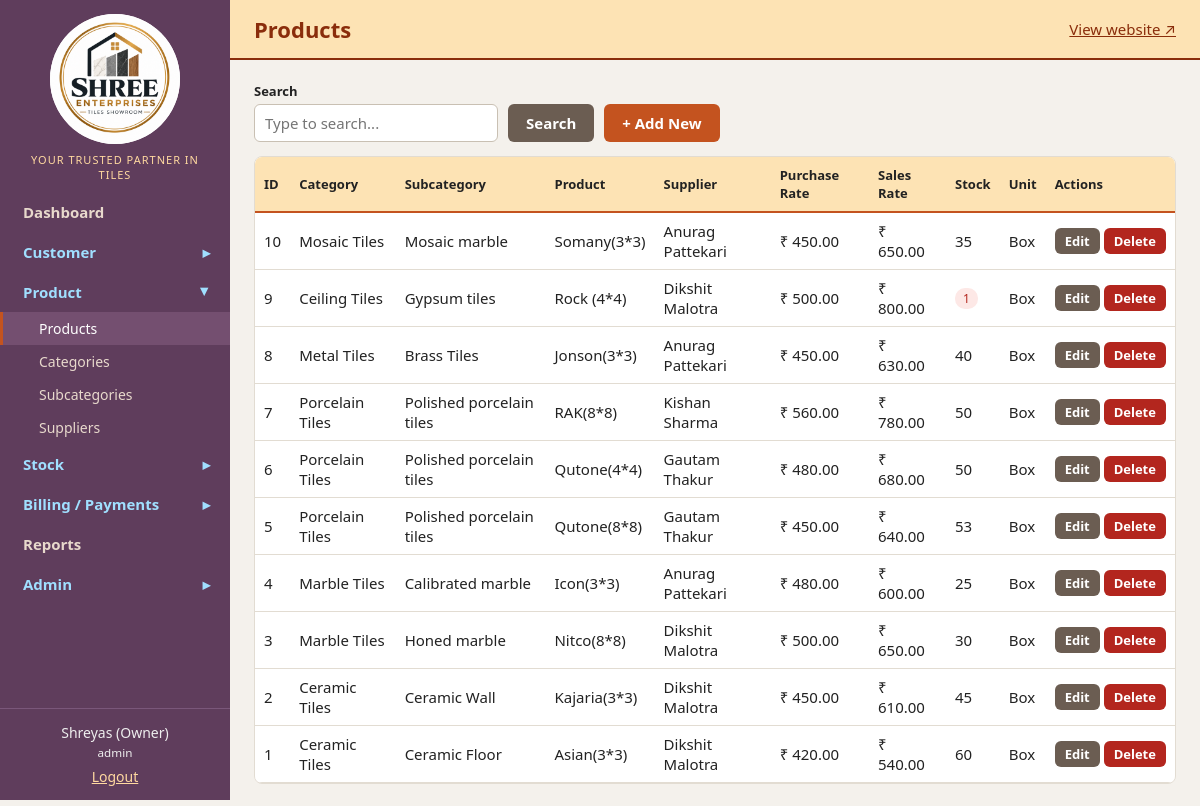
The app's page /ShreeEnterprises/master.php?m=products (signed in) with its own data.
### tables this page shows
CREATE TABLE products (
  id INT AUTO_INCREMENT PRIMARY KEY,
  category_id INT NOT NULL,
  subcategory_id INT NOT NULL,
  supplier_id INT NOT NULL,
  name VARCHAR(80) NOT NULL,
  added_date DATE NOT NULL,
  purchase_rate DECIMAL(12,2) NOT NULL,
  sales_rate DECIMAL(12,2) NOT NULL,
  stock_qty INT NOT NULL DEFAULT 0,
  unit VARCHAR(20) NOT NULL DEFAULT 'Box',
  UNIQUE KEY uq_prod (subcategory_id, name),
  CONSTRAINT fk_p_cat FOREIGN KEY (category_id) REFERENCES categories(id),
  CONSTRAINT fk_p_sub FOREIGN KEY (subcategory_id) REFERENCES subcategories(id),
  CONSTRAINT fk_p_sup FOREIGN KEY (supplier_id) REFERENCES suppliers(id)
);

CREATE TABLE categories (
  id INT AUTO_INCREMENT PRIMARY KEY,
  name VARCHAR(50) NOT NULL UNIQUE
);

CREATE TABLE subcategories (
  id INT AUTO_INCREMENT PRIMARY KEY,
  category_id INT NOT NULL,
  name VARCHAR(50) NOT NULL,
  UNIQUE KEY uq_sub (category_id, name),
  CONSTRAINT fk_sub_cat FOREIGN KEY (category_id) REFERENCES categories(id)
);

CREATE TABLE suppliers (
  id INT AUTO_INCREMENT PRIMARY KEY,
  name VARCHAR(80) NOT NULL,
  tie_up_date DATE NOT NULL,
  mobile VARCHAR(15) NOT NULL,
  alt_mobile VARCHAR(15) NULL,
  email VARCHAR(80) NULL,
  aadhar_no VARCHAR(12) NULL,
  pan_no VARCHAR(10) NULL,
  address VARCHAR(255) NULL,
  note VARCHAR(150) NULL,
  created_at TIMESTAMP DEFAULT CURRENT_TIMESTAMP
);

### ShreeEnterprises/includes/functions.php (called while the page is built, shortened)
<?php
class DbStmt {
    private $res;
    public function __construct($res) { $this->res = $res; }
    public function fetchAll(): array { return $this->res ? $this->res->fetch_all(MYSQLI_ASSOC) : []; }
}
class Db {
    public function __construct(mysqli $c) { $this->c = $c; }
}
function db(): Db {
    static $db = null;
    if ($db === null) {
        try {
            $c = new mysqli(DB_HOST, DB_USER, DB_PASS, DB_NAME);
            $c->set_charset('utf8mb4');
            $db = new Db($c);
        } catch (mysqli_sql_exception $e) {
            http_response_code(500);
            $code = (int)$e->getCode();
            $hint = $code === 1049 ? 'The database "' . DB_NAME . '" does not exist yet: import database/shree_enterprises.sql in phpMyAdmin.'
                  : ($code === 1045 ? 'Wrong DB_USER / DB_PASS in config.php.'
                  : 'Is MySQL running in the XAMPP Control Panel? Check DB_HOST in config.php.');
            die('<div style="font-family:sans-serif;max-width:640px;margin:40px auto"><h3>Database connection failed</h3><p>' . $hint .
                '</p><p style="font-size:13px">Config file in use: <code>' . htmlspecialchars(realpath(__DIR__ . '/../config.php')) . '</code><br>User: <code>' .
                htmlspecialchars(DB_USER) . '</code> · Password set in config: <b>' . (DB_PASS === '' ? 'NO (empty)' : 'yes (' . strlen(DB_PASS) . ' characters)') .
                '</b></p><p style="color:#777;font-size:13px">Technical detail: ' . htmlspecialchars($e->getMessage()) . '</p></div>');
        }
    }
    return $db;
}
function q(string $sql, array $params = []): DbStmt {
    try {
        $st = db()->c->prepare($sql);
        $st->execute();
        $res = $st->get_result();
        return new DbStmt($res ?: null);
    } catch (mysqli_sql_exception $e) {
        throw db_error($e);
    }
}
function rows(string $sql, array $p = []): array { return q($sql, $p)->fetchAll(); }
function e($s): string { return htmlspecialchars((string)$s, ENT_QUOTES, 'UTF-8'); }
function money($n): string { return '₹ ' . number_format((float)$n, 2); }
function user(): ?array { return $_SESSION['user'] ?? null; }
function is_admin(): bool { return (user()['role'] ?? '') === 'admin'; }

### ShreeEnterprises/master.php (the view, shortened to what this page needs)
<?php
require_once __DIR__ . '/includes/functions.php';
require_once __DIR__ . '/includes/masters.php';
$m = $_GET['m'] ?? '';
$cfg = $MASTERS[$m];
$T = $cfg['table'];
$fields = $cfg['fields'];
$editId = (int)($_GET['id'] ?? 0);
$adding = isset($_GET['add']);
require __DIR__ . '/includes/header.php';
if ($adding || $editId):
    $rec = $editId ? row("SELECT * FROM `$T` WHERE id = ?", [$editId]) : [];
    if ($editId && !$rec) { echo '<div class="card">Record not found.</div>'; require __DIR__ . '/includes/footer.php'; exit; }
    $old = $_SESSION['old'] ?? null; unset($_SESSION['old']);
    if ($old) $rec = array_merge($rec ?: [], $old);
    if (!$editId && in_array($m, ['customers', 'vendors'], true) && empty($rec['reg_date'])) $rec['reg_date'] = date('Y-m-d');
    foreach (['added_date', 'tie_up_date', 'joining_date'] as $dc) if (!$editId && empty($rec[$dc])) $rec[$dc] = date('Y-m-d');
    if (!$editId && $m === 'products') { $rec += ['unit' => 'Box', 'stock_qty' => 0]; }
?>
<div class="card">
<h3><?= $editId ? 'Edit' : 'Add' ?> <?= e(rtrim($cfg['title'], 's')) ?><?= $editId ? ' #' . $editId : '' ?></h3>
<form method="post" class="form">
  <?= csrf_field() ?><input type="hidden" name="id" value="<?= $editId ?>">
  <?php foreach ($fields as $f):
      [$col, $label, $type, $req] = $f; $x = $f[4] ?? [];
      $v = $rec[$col] ?? '';
      if ($m === 'users' && $col === 'password') $v = '';
      $ro = ($editId && !is_admin() && (!empty($x['admin_edit']) || !empty($x['admin'])));
      if (!empty($x['admin']) && !is_admin() && !$editId) $ro = false;
      if (!empty($x['admin']) && !is_admin()) {
          if (!$editId) { echo '<input type="hidden" name="' . $col . '" value="0">'; }
          continue;
      }
  ?>
  <div>
    <label><?= e($label) ?><?= $req ? ' *' : '' ?></label>
    <?php if ($type === 'textarea'): ?>
      <textarea name="<?= $col ?>" maxlength="255"><?= e($v) ?></textarea>
    <?php elseif ($type === 'select'):
        $opts = [];
        if (isset($x['src'])) foreach (rows($x['src']) as $o) $opts[$o['id']] = [$o['name'], $o['parent'] ?? ''];
        else foreach ($x['opts'] as $k => $l) $opts[$k] = [$l, '']; ?>
      <select name="<?= $col ?>" <?= isset($x['parent']) ? 'data-parent="' . e($x['parent']) . '"' : '' ?> <?= $ro ? 'disabled' : '' ?> <?= $req ? 'required' : '' ?>>
        <option value="">-- select --</option>
        <?php foreach ($opts as $k => [$l, $par]): ?>
          <option value="<?= e($k) ?>" data-p="<?= e($par) ?>" <?= (string)$v === (string)$k ? 'selected' : '' ?>><?= e($l) ?></option>
        <?php endforeach; ?>
      </select>
    <?php else:
        $html = ['date' => 'date', 'email' => 'email', 'password' => 'password', 'money' => 'number', 'int' => 'number', 'pct' => 'number'][$type] ?? 'text';
        $attr = $type === 'money' ? 'step="0.01" min="' . ($x['min'] ?? 0) . '" max="9999999.99"' : ($type === 'int' ? 'step="1" min="0" max="' . ($x['maxv'] ?? 1000000) . '"' : ($type === 'pct' ? 'step="0.01" min="0" max="100"' : ''));
        if ($type === 'date') $attr = !empty($x['nofuture']) ? 'max="' . date('Y-m-d') . '"' : '';
        if ($type === 'tel') $attr = 'pattern="[6-9]\d{9}" maxlength="10" inputmode="numeric" data-type="digits" title="10 digits, starting with 6-9" placeholder="10 digit mobile"';
        if ($type === 'aadhar') $attr = 'pattern="\d{12}" maxlength="12" inputmode="numeric" data-type="digits" title="12 digits"';
        if ($type === 'name') $attr = 'maxlength="' . ($x['max'] ?? 80) . '" data-type="name" title="Letters, spaces and . \' - only"';
        if ($type === 'text') $attr = 'maxlength="' . ($x['max'] ?? 80) . '"';
        if ($type === 'email') $attr = 'maxlength="80"';
        if ($type === 'username') $attr = 'maxlength="50" pattern="[A-Za-z0-9_.\-]{3,50}" title="Letters, digits, _ . - (3-50)"';
        if ($type === 'pan') $attr = 'pattern="[A-Za-z]{5}\d{4}[A-Za-z]" maxlength="10" style="text-transform:uppercase"';
    ?>
      <input type="<?= $html ?>" name="<?= $col ?>" value="<?= e($v) ?>" <?= $attr ?> <?= $req && $type !== 'password' ? 'required' : '' ?> <?= $ro ? 'readonly' : '' ?>>
    <?php endif; ?>
  </div>
  <?php endforeach; ?>
  <div style="grid-column:1/-1">
    <button class="btn">Save</button>
    <a class="btn alt" href="master.php?m=<?= e($m) ?>">Cancel</a>
  </div>
</form></div>
<script>
// dependent dropdown: subcategory list filtered by chosen category
document.querySelectorAll('select[data-parent]').forEach(function (child) {
  var parent = document.querySelector('[name="' + child.dataset.parent + '"]');
  if (!parent) return;
  function filter() {
    Array.prototype.forEach.call(child.options, function (o) {
      if (!o.value) return;
      var show = !parent.value || o.dataset.p === parent.value;
      o.hidden = !show; o.disabled = !show;
      if (!show && o.selected) child.value = '';
    });
  }
  parent.addEventListener('change', filter); filter();
});
</script>
<?php
else:
    $search = trim($_GET['s'] ?? '');
    $sql = $cfg['sql']; $params = [];
    $list = rows($sql . ' ORDER BY 1 DESC LIMIT 500', $params);
    $cols = $cfg['cols'];
?>
<div class="bar">
  <form method="get" class="bar" style="margin:0"><input type="hidden" name="m" value="<?= e($m) ?>">
    <div><label>Search</label><input name="s" value="<?= e($search) ?>" placeholder="Type to search..."></div>
    <button class="btn alt">Search</button>
  </form>
  <a class="btn" href="master.php?m=<?= e($m) ?>&add=1">+ Add New</a>
</div>
<div class="tw"><table>
<tr><?php foreach ($cols as $c => $l): ?><th><?= e($l) ?></th><?php endforeach; ?><th class="no-print">Actions</th></tr>
<?php foreach ($list as $r): ?>
<tr>
  <?php foreach ($cols as $c => $l): $v = $r[$c];
      if (in_array($c, $cfg['money'] ?? [])) $v = money($v);
      elseif ($c === 'commission_pct') $v = ($v + 0) . '%';
      elseif (preg_match('/_date$|^dob$/', $c) || $c === 'reg_date') $v = dmy($v);
      elseif ($c === 'is_active') $v = $v ? 'Yes' : 'No';
      $cls = ($c === 'stock_qty' && (int)$r[$c] <= LOW_STOCK_LIMIT) ? 'badge low' : ''; ?>
    <td><?= $cls ? '<span class="' . $cls . '">' . e($v) . '</span>' : e($v) ?></td>
  <?php endforeach; ?>
  <td class="no-print" style="white-space:nowrap">
    <a class="btn sm alt" href="master.php?m=<?= e($m) ?>&id=<?= $r['id'] ?>">Edit</a>
    <?php if (is_admin()): ?>
    <form method="post" style="display:inline" onsubmit="return confirm('Delete this record?')">
      <button class="btn sm danger">Delete</button></form>
    <?php endif; ?>
  </td>
</tr>
<?php endforeach; if (!$list): ?><tr><td colspan="<?= count($cols) + 1 ?>">No records found.</td></tr><?php endif; ?>
</table></div>
<?php endif;
require __DIR__ . '/includes/footer.php';

### ShreeEnterprises/assets/css/style.css (style rules this page uses)
:root { --brand:#8a2d0b;--brand2:#c4531f;--ink:#222;--bg:#f4f1ec;--card:#fff;--line:#e2dcd2;--ok:#1f7a3f;--err:#b3261e;--accent:#fde3b4 }
* { box-sizing:border-box }
body { margin:0;font-family:system-ui,-apple-system,"Segoe UI",Roboto,sans-serif;background:var(--bg);color:var(--ink);font-size:15px }
a { color:var(--brand) }
label { display:block;font-weight:600;font-size:13px;margin-bottom:4px }
input,select,textarea { width:100%;padding:8px 10px;border:1px solid #c9c0b3;border-radius:6px;font:inherit;background:#fff }
.btn { display:inline-block;background:var(--brand2);color:#fff;border:0;padding:9px 18px;border-radius:6px;cursor:pointer;font:inherit;font-weight:600;text-decoration:none }
.btn.alt { background:#6b5d52 }
.btn.danger { background:var(--err) }
.btn.sm { padding:4px 10px;font-size:13px }
table { width:100%;border-collapse:collapse;background:#fff }
th { background:var(--accent);text-align:left;padding:9px;font-size:13px;border-bottom:2px solid var(--brand2) }
td { padding:8px 9px;border-bottom:1px solid var(--line);vertical-align:middle }
.tw { overflow-x:auto;border:1px solid var(--line);border-radius:8px }
.bar { display:flex;gap:10px;align-items:end;flex-wrap:wrap;margin-bottom:14px }
.bar>div { min-width:160px }
.badge { display:inline-block;padding:2px 8px;border-radius:10px;font-size:12px;background:#eee }
.badge.low { background:#fde8e6;color:var(--err) }

### records on screen
products: id "10", category.name "Mosaic Tiles", subcategory.name "Mosaic marble", name "Somany(3*3)", supplier.name "Anurag Pattekari", purchase_rate "₹ 450.00", sales_rate "₹ 650.00", stock_qty "35", unit "Box"
products: id "9", category.name "Ceiling Tiles", subcategory.name "Gypsum tiles", name "Rock (4*4)", supplier.name "Dikshit Malotra", purchase_rate "₹ 500.00", sales_rate "₹ 800.00", stock_qty "1", unit "Box"
products: id "8", category.name "Metal Tiles", subcategory.name "Brass Tiles", name "Jonson(3*3)", supplier.name "Anurag Pattekari", purchase_rate "₹ 450.00", sales_rate "₹ 630.00", stock_qty "40", unit "Box"
products: id "7", category.name "Porcelain Tiles", subcategory.name "Polished porcelain tiles", name "RAK(8*8)", supplier.name "Kishan Sharma", purchase_rate "₹ 560.00", sales_rate "₹ 780.00", stock_qty "50", unit "Box"
products: id "6", category.name "Porcelain Tiles", subcategory.name "Polished porcelain tiles", name "Qutone(4*4)", supplier.name "Gautam Thakur", purchase_rate "₹ 480.00", sales_rate "₹ 680.00", stock_qty "50", unit "Box"
products: id "5", category.name "Porcelain Tiles", subcategory.name "Polished porcelain tiles", name "Qutone(8*8)", supplier.name "Gautam Thakur", purchase_rate "₹ 450.00", sales_rate "₹ 640.00", stock_qty "53", unit "Box"
products: id "4", category.name "Marble Tiles", subcategory.name "Calibrated marble", name "Icon(3*3)", supplier.name "Anurag Pattekari", purchase_rate "₹ 480.00", sales_rate "₹ 600.00", stock_qty "25", unit "Box"
products: id "3", category.name "Marble Tiles", subcategory.name "Honed marble", name "Nitco(8*8)", supplier.name "Dikshit Malotra", purchase_rate "₹ 500.00", sales_rate "₹ 650.00", stock_qty "30", unit "Box"
products: id "2", category.name "Ceramic Tiles", subcategory.name "Ceramic Wall", name "Kajaria(3*3)", supplier.name "Dikshit Malotra", purchase_rate "₹ 450.00", sales_rate "₹ 610.00", stock_qty "45", unit "Box"
products: id "1", category.name "Ceramic Tiles", subcategory.name "Ceramic Floor", name "Asian(3*3)", supplier.name "Dikshit Malotra", purchase_rate "₹ 420.00", sales_rate "₹ 540.00", stock_qty "60", unit "Box"

### other values on screen
SHOP_TAGLINE "YOUR TRUSTED PARTNER IN TILES"
$glabel "Dashboard"
$glabel "Customer"
$glabel "Product"
$label "Products"
$label "Categories"
$label "Subcategories"
$label "Suppliers"
$glabel "Stock"
$glabel "Billing / Payments"
$glabel "Reports"
$glabel "Admin"
user()['full_name'] "Shreyas (Owner)"
user()['role'] "admin"
$page_title "Products"
